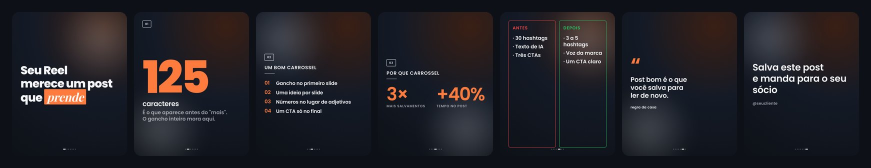
#> input picture .github/carrossel.jpg, 1742 x 336 px (shown at 1/2 size)
$ python -i prints_cenas.py   (imports and definitions only)
#> lines starting #> are read from the running program, lines starting #| are printed output that depends on the picture
#!/usr/bin/env python3
"""Prints grandes de TODAS as cenas antes do render (regra do usuário, 27/10/2026: "você precisa tirar print antes de
renderizar, o cenário tá mega preto, personagens bugados, funções bugadas e muito feio"; "salva isso para nunca mais dar
esses furos").

  python3 prints_cenas.py <pasta_da_composicao> <plano.json> [--em 0.85] [--largura 360] [--saida folha.png]

Tira 1 print por cena no estado quase final (85% da cena, quando tudo já entrou), monta uma folha em tamanho de LEITURA
(360 px por quadro, 4 por linha; nunca miniatura) e faz a conferência automática que dá para fazer sem olho:
  - ESCURO: brilho médio da área do cenário abaixo de 38 (0-255) = cena escura demais;
  - BORDA: conteúdo claro encostando na borda esquerda/direita = objeto cortado ou fora do centro;
  - VAZIO: quase nada além do fundo = objeto não apareceu (material/luz quebrados);
  - TEXTO: objeto 3D encostando no texto do cartão, do CTA ou do carimbo (prints de novo sem o texto e compara).
Sai com código 1 se algum alerta disparar. Depois disso, OLHAR a folha cena a cena com o checklist do SKILL.md
("Prints antes de renderizar") e só então renderizar.
"""
import json, os, subprocess, sys

AQUI = os.path.dirname(os.path.abspath(__file__))


def hf():
    return subprocess.run([sys.executable, os.path.join(AQUI, "componentes.py"), "hf"], capture_output=True, text=True).stdout.strip() or "hyperframes"


def medir(png):
    """(brilho médio da área do cenário, fração de pixels claros nas bordas laterais, fração de pixels 'de conteúdo')."""
#> called with png = '../.github/carrossel.jpg'
    from PIL import Image
    im = Image.open(png).convert("L"); w, h = im.size
#> after `im = Image.open(png).convert('L')`:
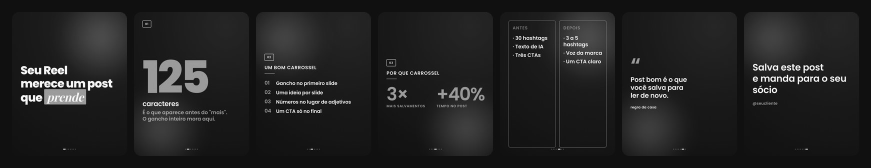
#> im: PIL image 1742x336 L (shown at 1/2 size); min 0, max 255, mean 34
#> after `w, h = im.size`: w = 1742; h = 336
    area = im.crop((0, int(h * .32), w, int(h * .95)))   # abaixo do cartão
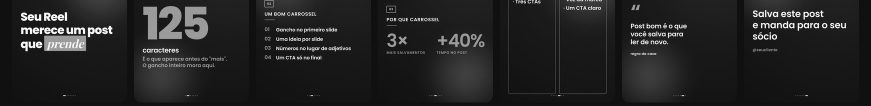
#> area: PIL image 1742x212 L (shown at 1/2 size); min 0, max 255, mean 36
    px = list(area.getdata()); media = sum(px) / len(px)
#> after `px = list(area.getdata())`: px = 369304 items
#> after `media = sum(px) / len(px)`: media = 36
    fundo = sorted(px)[len(px) // 2]
#> fundo = 24
    conteudo = sum(1 for p in px if p > fundo + 40) / len(px)
#> conteudo = 0.0685
    faixa = max(2, w // 60)
#> faixa = 29
    bordas = [im.crop((0, int(h * .32), faixa, int(h * .95))), im.crop((w - faixa, int(h * .32), w, int(h * .95)))]
    claro = max(sum(1 for p in b.getdata() if p > fundo + 70) / (b.size[0] * b.size[1]) for b in bordas)
#> claro = 0
    return media, claro, conteudo


# [71 lines left out: functions texto_x_objeto, sobrepoe, main, not called in this run]


# [2 lines not run here, left out]

>>> result = medir('../.github/carrossel.jpg')
#> result = (36, 0, 0.0685)

$ run again, on .github/menu.jpg
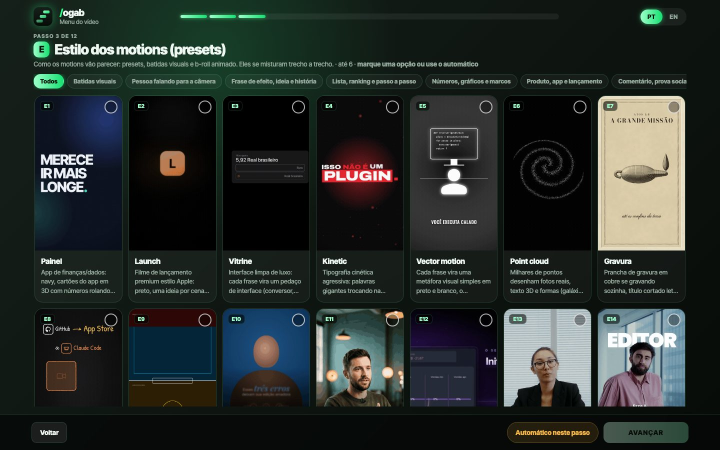
#> input picture .github/menu.jpg, 1440 x 900 px (shown at 1/2 size)
#> in medir, `im = Image.open(png).convert('L')`:
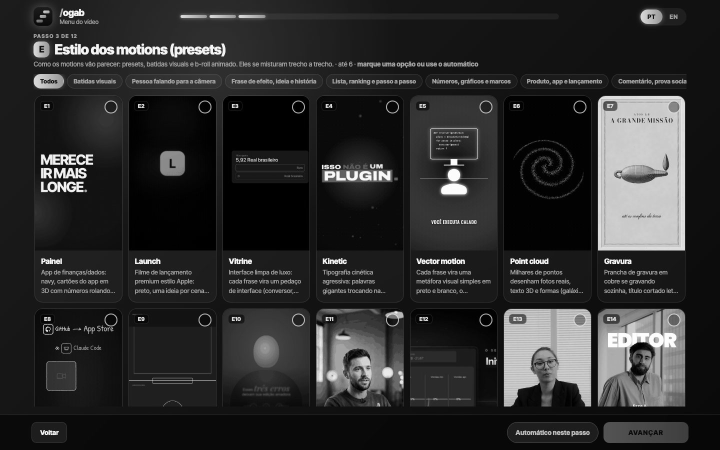
#> im: PIL image 1440x900 L (shown at 1/2 size); min 0, max 255, mean 45.1
#> in medir, `area = im.crop((0, int(h * .32), w, int(h * .95)))`:
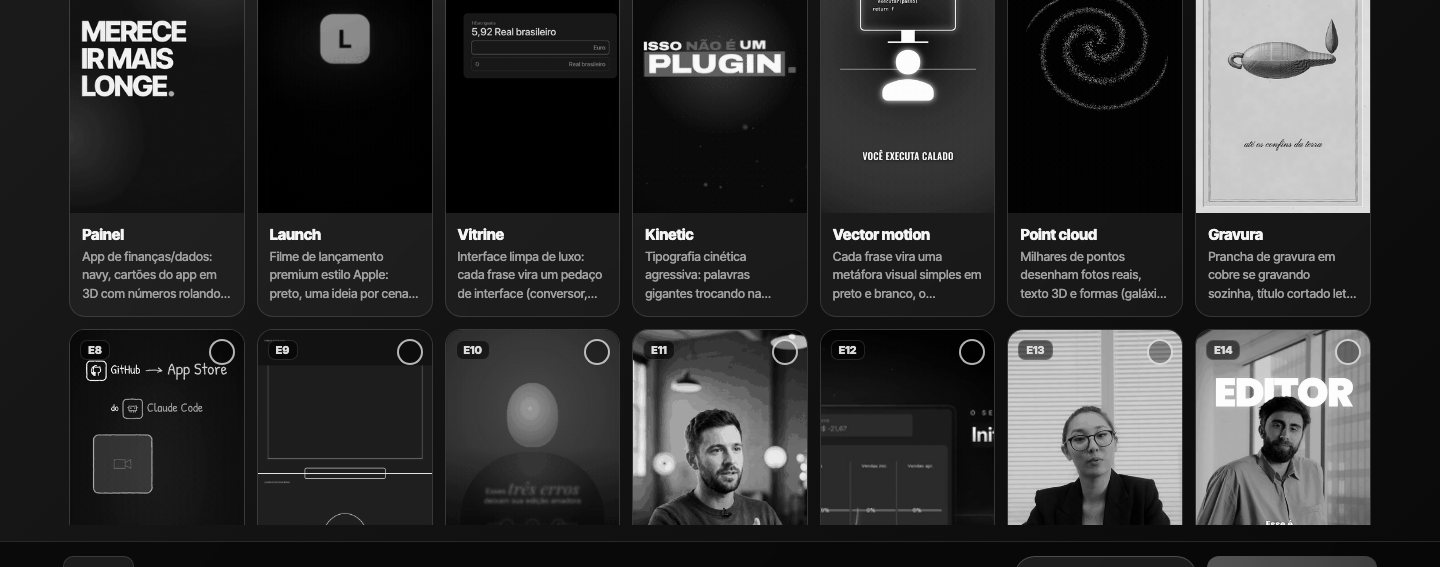
#> area: PIL image 1440x567 L; min 0, max 255, mean 49.3
#> px = 816480 items
#> media = 49.25
#> fundo = 24
#> conteudo = 0.194
#> claro = 0
#> result = (49.25, 0, 0.194)
